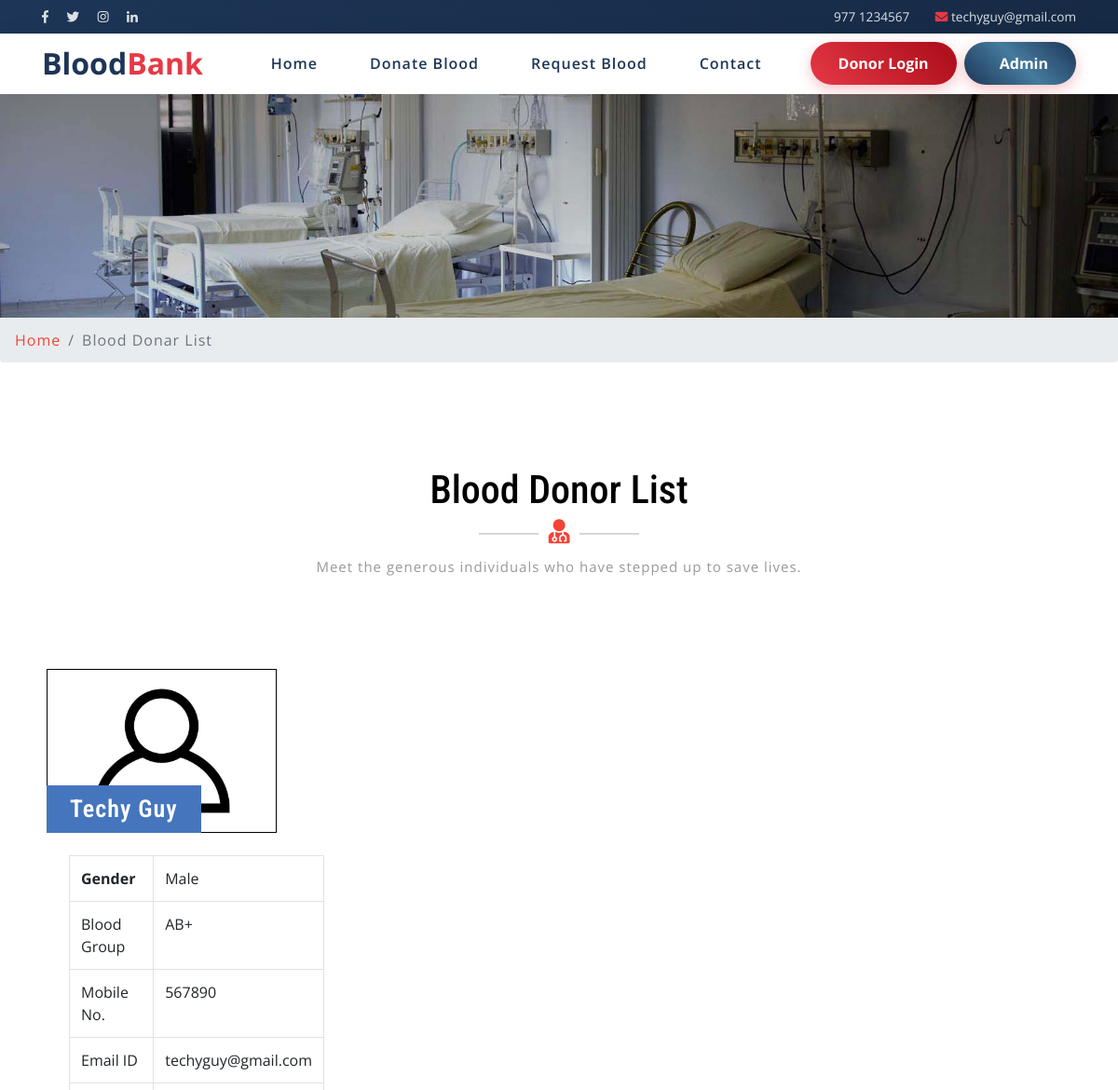
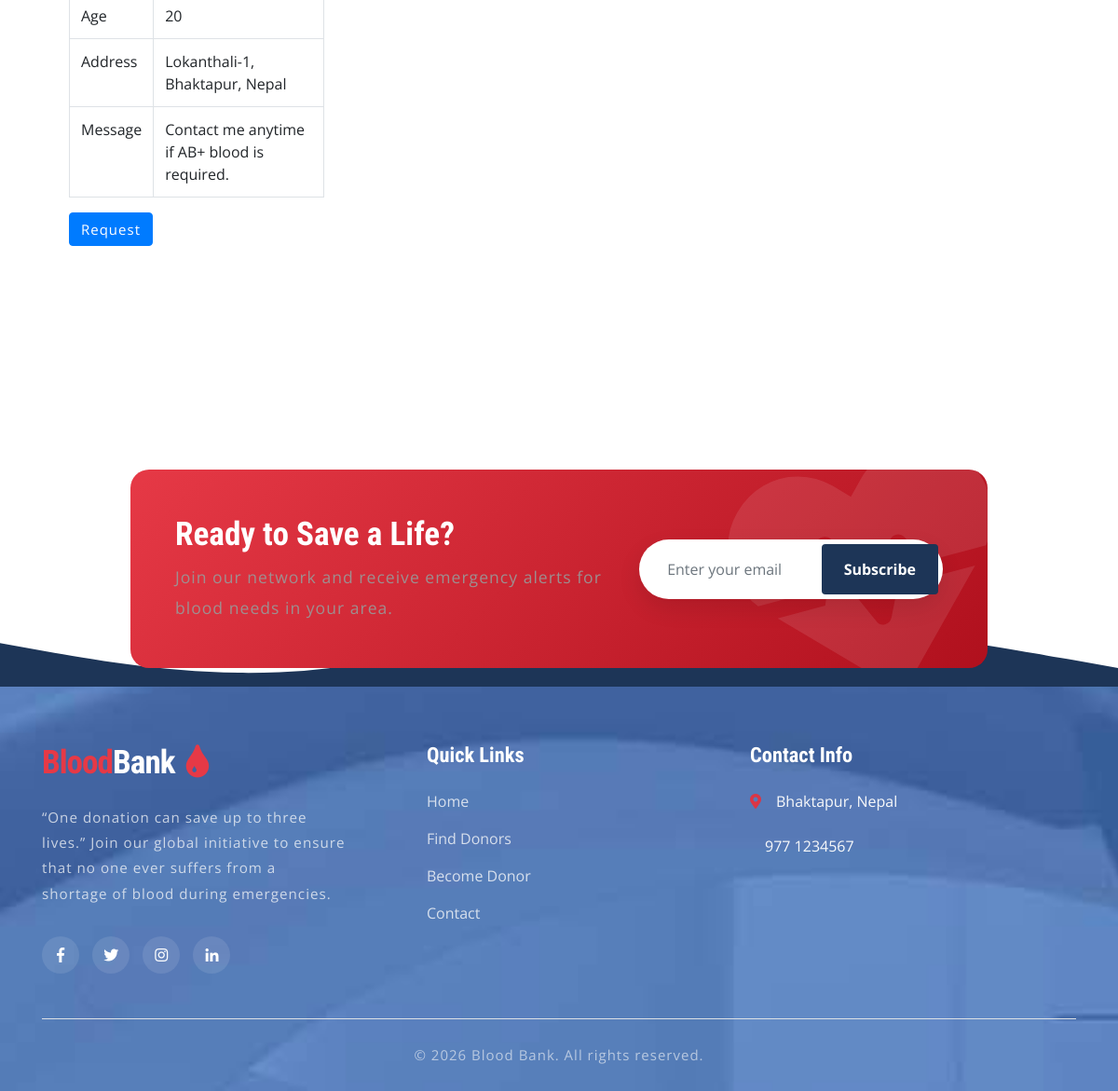
Page /donor-list.php on the committed database (2 pictures, top to bottom).
### tables this page shows
CREATE TABLE `tblcontactusinfo` (
  `id` int(11) NOT NULL,
  `Address` tinytext DEFAULT NULL,
  `EmailId` varchar(255) DEFAULT NULL,
  `ContactNo` char(11) DEFAULT NULL
);

CREATE TABLE `tblblooddonars` (
  `id` int(11) NOT NULL,
  `FullName` varchar(100) DEFAULT NULL,
  `MobileNumber` char(11) DEFAULT NULL,
  `EmailId` varchar(100) DEFAULT NULL,
  `Gender` varchar(20) DEFAULT NULL,
  `Age` int(11) DEFAULT NULL,
  `BloodGroup` varchar(20) DEFAULT NULL,
  `Address` varchar(255) DEFAULT NULL,
  `Message` mediumtext DEFAULT NULL,
  `PostingDate` timestamp NOT NULL DEFAULT current_timestamp(),
  `status` int(1) DEFAULT NULL,
  `Password` varchar(250) DEFAULT NULL
);

### donor-list.php (the view, shortened to what this page needs)
<?php
include('includes/config.php');
?>
<!DOCTYPE html>
<html lang="zxx">
<head>
	<link rel="stylesheet" href="css/bootstrap.css">
	<link rel="stylesheet" href="css/style.css" type="text/css" media="all" />
	<link rel="stylesheet" href="css/fontawesome-all.css">
</head>
<body>
	<?php include('includes/header.php');?>
	<div class="inner-banner-w3ls">
	</div>
	<div class="breadcrumb-agile">
		<div aria-label="breadcrumb">
			<ol class="breadcrumb">
				<li class="breadcrumb-item">
					<a href="index.php">Home</a>
				</li>
				<li class="breadcrumb-item active" aria-current="page">Blood Donar List</li>
			</ol>
		</div>
	</div>
	<div class="agileits-contact py-5">
		<div class="py-xl-5 py-lg-3">
			<div class="w3ls-titles text-center mb-5">
				<h3 class="title">Blood Donor List</h3>
				<span>
					<i class="fas fa-user-md"></i>
				</span>
				<p class="mt-2">Meet the generous individuals who have stepped up to save lives.</p>
			</div>
			<div class="d-flex">
				<div class="row package-grids mt-5" style="padding-left: 50px;">
				<?php
$status=1;
$sql = "SELECT * from tblblooddonars where status=:status";
$query = $dbh -> prepare($sql);
$query->bindParam(':status',$status,PDO::PARAM_STR);
$query->execute();
$results=$query->fetchAll(PDO::FETCH_OBJ);
if($query->rowCount() > 0)
{
foreach($results as $result)
{ ?>
				<div class="col-md-4 pricing">
					<div class="price-top">
							<img src="images/blood-donor.jpg" alt="Blood Donot" style="border:1px #000 solid" class="img-fluid" />
						<h3><?php echo htmlentities($result->FullName);?>
						</h3>
					</div>
					<div class="price-bottom p-4">
<table class="table table-bordered">
    <tbody>
      <tr>
        <th>Gender</th>
        <td><?php echo htmlentities($result->Gender);?></td>
      </tr>
      <tr>
        <td>Blood Group</td>
        <td><?php echo htmlentities($result->BloodGroup);?></td>
      </tr>
      <tr>
        <td>Mobile No.</td>
        <td><?php echo htmlentities($result->MobileNumber);?></td>
      </tr>
         <tr>
        <td>Email ID</td>
        <td><?php echo htmlentities($result->EmailId);?></td>
      </tr>
               <tr>
        <td>Age</td>
        <td><?php echo htmlentities($result->Age);?></td>
      </tr>
        <tr>
        <td>Address</td>
        <td><?php echo htmlentities($result->Address);?></td>
      </tr>
<tr>
        <td>Message</td>
        <td><?php echo htmlentities($result->Message);?></td>
      </tr>
    </tbody>
</table>
<a class="btn btn-primary" style="color:#fff"  href="contact-blood.php?cid=<?php echo $result->id;?>">Request</a>
					</div>
				</div><br>
			<?php }} ?>
			</div>
			</div>
		</div>
	</div>
	<?php include('includes/footer.php');?>
</body>
</html>

### includes/header.php (shortened to what this page needs)
<header>
    <div class="top-bar-innovative">
        <div class="container">
            <div class="row align-items-center">
                <div class="col-md-6 d-none d-md-block">
                    <ul class="list-inline m-0">
                        <li class="list-inline-item mr-3"><a href="#"><i class="fab fa-facebook-f"></i></a></li>
                        <li class="list-inline-item mr-3"><a href="#"><i class="fab fa-twitter"></i></a></li>
                        <li class="list-inline-item mr-3"><a href="#"><i class="fab fa-instagram"></i></a></li>
                        <li class="list-inline-item"><a href="#"><i class="fab fa-linkedin-in"></i></a></li>
                    </ul>
                </div>
                <?php
                $sql = "SELECT * from tblcontactusinfo";
                $query = $dbh->prepare($sql);
                $query->execute();
                $results = $query->fetchAll(PDO::FETCH_OBJ);
                if ($query->rowCount() > 0) {
                    foreach ($results as $result) { ?>
                <div class="col-md-6 text-center text-md-right">
                    <span class="mr-4"><i class="fas fa-phone-alt text-danger"></i> <?php echo $result->ContactNo; ?></span>
                    <span><i class="fas fa-envelope text-danger"></i> <a href="mailto:<?php echo $result->EmailId; ?>"><?php echo $result->EmailId; ?></a></span>
                </div>
                <?php }} ?>
            </div>
        </div>
    </div>
    <nav class="navbar navbar-expand-lg navbar-light innovative-header py-2">
        <div class="container">
            <a class="navbar-brand font-weight-bold" href="index.php">
                <span style="color:#1d3557;">Blood</span><span style="color:#e63946;">Bank</span>
                <i class="fas fa-tint ml-1"></i>
            </a>
            <div class="collapse navbar-collapse" id="navbarSupportedContent">
                <ul class="navbar-nav ml-auto align-items-center">
                    <li class="nav-item"><a class="nav-link" href="index.php">Home</a></li>
                    <li class="nav-item"><a class="nav-link" href="sign-up.php">Donate Blood</a></li>
                    <li class="nav-item"><a class="nav-link" href="search-donor.php">Request Blood</a></li>
                    <li class="nav-item"><a class="nav-link" href="contact.php">Contact</a></li>
                    <?php if (isset($_SESSION['donor_id'])) { ?>
                        <li class="nav-item dropdown">
                            <a class="nav-link dropdown-toggle" href="#" id="navbarDropdown" role="button" data-toggle="dropdown">
                                My Account
                            </a>
                            <div class="dropdown-menu shadow">
                                <a class="dropdown-item" href="donor-dashboard.php">Dashboard</a>
                                <a class="dropdown-item" href="donor-profile.php">Profile</a>
                                <div class="dropdown-divider"></div>
                                <a class="dropdown-item" href="logout.php">Logout</a>
                            </div>
                        </li>
                    <?php } else { ?>
                        <li class="nav-item ml-lg-4">
                            <a href="login.php" class="login-btn-innovative">Donor Login</a>
                        </li>
                        <li class="nav-item ml-lg-2">
                            <a href="admin/index.php" class="login-btn-innovative" style="background: linear-gradient(45deg, #1d3557, #457b9d, #1d3557) !important;">
                                <i class="fas fa-user-shield mr-1"></i> Admin
                            </a>
                        </li>
                    <?php } ?>
                </ul>
            </div>
        </div>
    </nav>
</header>

### includes/footer.php (shortened to what this page needs)
<div style="position: relative; overflow: hidden; margin-top: 120px;">
  <div class="container" style="position: relative; z-index: 10; margin-bottom: -80px;">
    <div class="row justify-content-center">
      <div class="col-lg-10">
        <div class="newsletter-card shadow-lg p-5" style="background: linear-gradient(135deg, #e63946, #b0101d); color: white; border-radius: 20px; position: relative; overflow: hidden;">
          <div style="position: absolute; top: -30px; right: -20px; opacity: 0.1; transform: rotate(-15deg);">
          </div>
          <div class="row align-items-center" style="position: relative; z-index: 2;">
            <div class="col-md-7 mb-4 mb-md-0 text-center text-md-left">
              <h2 class="font-weight-bold mb-2" style="font-size: 2.2rem;">Ready to Save a Life?</h2>
              <p class="m-0" style="opacity: 0.9; font-size: 1.1rem;">Join our network and receive emergency alerts for blood needs in your area.</p>
            </div>
            <div class="col-md-5">
              <form action="#" method="post" class="d-flex" style="background: white; border-radius: 50px; padding: 5px; box-shadow: 0 10px 25px rgba(0,0,0,0.1);">
                <input type="email" class="form-control border-0 bg-transparent" placeholder="Enter your email" required style="padding: 15px 25px; outline: none; box-shadow: none;">
                <button class="btn subscribe-btn rounded-pill px-4 font-weight-bold" type="submit" style="background-color: #1d3557; color: white; border: none;">Subscribe</button>
              </form>
            </div>
          </div>
        </div>
      </div>
    </div>
  </div>
  <footer style="background-color: #1d3557; color: #ffffff; position: relative; z-index: 1; padding-top: 60px;">
    <div class="w3ls-footer-grids pb-4">
      <div class="container">
        <div class="row">
          <div class="col-lg-4 col-md-6 mb-5 mb-lg-0">
            <h2 class="mb-4">
              <a href="index.php" class="text-white font-weight-bold" style="text-decoration: none; font-size: 2.2rem; letter-spacing: -1px;">
                <span style="color: #e63946;">Blood</span>Bank
                <i class="fas fa-tint ml-1" style="color: #e63946;"></i>
              </a>
            </h2>
            <p class="text-light pr-lg-4" style="line-height: 1.8; opacity: 0.75; font-size: 0.95rem;">
              “One donation can save up to three lives.” Join our global initiative to ensure that no one ever suffers from a shortage of blood during emergencies.
            </p>
            <div class="mt-4 pt-2">
              <a href="#" class="social-icon"><i class="fab fa-facebook-f"></i></a>
              <a href="#" class="social-icon"><i class="fab fa-twitter"></i></a>
              <a href="#" class="social-icon"><i class="fab fa-instagram"></i></a>
              <a href="#" class="social-icon"><i class="fab fa-linkedin-in"></i></a>
            </div>
          </div>
          <div class="col-lg-4 col-md-6 mb-5 mb-lg-0 pl-lg-5">
            <h3 class="mb-4 text-white font-weight-bold" style="font-size: 1.4rem;">Quick Links</h3>
            <ul class="list-unstyled mt-3">
                <li class="mb-3"><a href="index.php" class="text-light quick-link">Home</a></li>
                <li class="mb-3"><a href="search-donor.php" class="text-light quick-link">Find Donors</a></li>
                <li class="mb-3"><a href="sign-up.php" class="text-light quick-link">Become Donor</a></li>
                <li class="mb-3"><a href="contact.php" class="text-light quick-link">Contact</a></li>
            </ul>
          </div>
          <div class="col-lg-4 col-md-12">
            <h3 class="mb-4 text-white font-weight-bold" style="font-size: 1.4rem;">Contact Info</h3>
            <ul class="list-unstyled mt-3">
              <?php
              $sql = "SELECT * from tblcontactusinfo";
              $query = $dbh->prepare($sql);
              $query->execute();
              $results = $query->fetchAll(PDO::FETCH_OBJ);
              foreach ($results as $result) { ?>
                  <li class="mb-4 d-flex align-items-center">
                    <i class="fas fa-map-marker-alt mr-3 text-danger"></i>
                    <span class="text-light"><?php echo $result->Address; ?></span>
                  </li>
                  <li class="mb-4 d-flex align-items-center">
                    <span class="text-light"><?php echo $result->ContactNo; ?></span>
                  </li>
              <?php } ?>
            </ul>
          </div>
        </div>
        <div class="border-top mt-5 pt-4 text-center">
          <p class="text-light m-0" style="opacity: 0.6;">&copy; <span id="year"></span> Blood Bank. All rights reserved.</p>
        </div>
      </div>
    </div>
  </footer>
</div>

### css/style.css (style rules this page uses)
body { padding: 0; margin: 0; background: #FFF; font-family: 'Open Sans', sans-serif; }
body a { transition: 0.5s all; -webkit-transition: 0.5s all; -moz-transition: 0.5s all; -o-transition: 0.5s all; -ms-transition: 0.5s all; text-decoration: none; }
h1, h2, h3, h4, h5, h6 { margin: 0; padding: 0; font-family: 'Roboto Condensed', sans-serif; }
p { margin: 0; padding: 0; font-family: 'Open Sans', sans-serif; font-size: 15px; letter-spacing: 1px; line-height: 1.9; color: #999; }
ul, ol { margin: 0; padding: 0; }
.navbar-light .navbar-nav .nav-link { padding: 0; color: #fff; background: transparent; font-size: 16px; letter-spacing: 1px; }
a.navbar-brand { color: #f44336; font-size: 50px; padding: 0; }
.navbar-light .navbar-brand, .navbar-light .navbar-brand:hover, .navbar-light .navbar-brand:focus, .w3l-footer h2 a span { color: #f44336; }
a.navbar-brand span { color: #fff; }
a.navbar-brand i, .w3l-footer h2 a i { color: #fff; font-size: 22px; }
.form-control { border-radius: 0px }
h3.title { color: #000; font-size: 42px; }
.w3ls-titles span { position: relative; }
.w3ls-titles span:before { content: " "; background: #d6d6d6; width: 64px; height: 2px; position: absolute; top: 9px; left: -75px; }
.w3ls-titles span:after { content: " "; background: #d6d6d6; width: 64px; height: 2px; position: absolute; top: 9px; right: -75px; }
.w3ls-titles i { color: #f44336; font-size: 26px; margin-top: 5px; }
.pricing { -webkit-transition: all 0.5s; -moz-transition: all 0.5s; -o-transition: all 0.5s; -ms-transition: all 0.5s; transition: all 0.5s; }
.price-top { position: relative; }
.price-top h3 { font-size: 26px; color: #fff; position: absolute; background: #4575bd; padding: 10px 25px; bottom: 0; letter-spacing: 1px; text-align: center; font-weight: 600; }
.price-bottom { background: #fff; }
.price-bottom a { color: #999; letter-spacing: 1px; font-size: 15px; }
footer { background: url(../images/bg3.jpg) no-repeat center fixed; background-size: cover; -webkit-background-size: cover; -moz-background-size: cover; -o-background-size: cover; -moz-background-size: cover; }
.inner-banner-w3ls { background: url(../images/banner3.jpg) no-repeat center; background-size: cover; -webkit-background-size: cover; -moz-background-size: cover; -o-background-size: cover; -moz-background-size: cover; height: 20vw; }
.breadcrumb li a { color: #f44336; }
.breadcrumb li { letter-spacing: 1px; color: #000; }

### includes/header.php (style rules this page uses)
.innovative-header { position: sticky; top: 0; z-index: 999; background: rgba(255, 255, 255, 0.85) !important; backdrop-filter: blur(15px); box-shadow: 0 4px 30px rgba(0, 0, 0, 0.05); border-bottom: 1px solid rgba(255, 255, 255, 0.3); }
.top-bar-innovative { background: linear-gradient(90deg, #1d3557, #162a45); font-size: 0.85rem; padding: 8px 0; }
.top-bar-innovative p, .top-bar-innovative a, .top-bar-innovative span, .top-bar-innovative i { color: rgba(255,255,255,0.85) !important; transition: color 0.3s ease; }
.top-bar-innovative .text-danger { color: #e63946 !important; }
.navbar-brand { font-size: 2rem !important; position: relative; text-decoration: none !important; }
.navbar-brand i { color: #e63946; animation: heartbeat 1.5s infinite; display: inline-block; }
.navbar-nav .nav-item .nav-link { font-weight: 600 !important; color: #1d3557 !important; margin: 0 8px; position: relative; padding: 10px 20px !important; transition: all 0.3s ease; border-radius: 30px; z-index: 1; }
.navbar-nav .nav-item .nav-link::before { content: ''; position: absolute; top: 0; left: 0; right: 0; bottom: 0; background-color: rgba(230, 57, 70, 0.1); border-radius: 30px; z-index: -1; opacity: 0; transform: scale(0.8); transition: all 0.3s cubic-bezier(0.175, 0.885, 0.32, 1.275); }
.login-btn-innovative { background: linear-gradient(45deg, #e63946, #b0101d, #e63946); background-size: 200% auto; color: white !important; border-radius: 50px !important; padding: 12px 30px !important; font-weight: bold; transition: 0.5s; border: none !important; box-shadow: 0 5px 15px rgba(230, 57, 70, 0.3); text-decoration: none !important; }

### includes/footer.php (style rules this page uses)
.newsletter-card { transition: transform 0.4s ease; }
.social-icon { width: 40px; height: 40px; display: inline-flex; align-items: center; justify-content: center; background: rgba(255,255,255,0.1); color: white; border-radius: 50%; margin-right: 10px; transition: 0.3s; }
.quick-link { transition: 0.3s; text-decoration: none; opacity: 0.8; }

### rows in the picture
tblcontactusinfo: ContactNo "977 1234567", EmailId "techyguy@gmail.com", Address "Bhaktapur, Nepal"
tblblooddonars: FullName "Techy Guy", Gender "Male", BloodGroup "AB+", MobileNumber "567890", EmailId "techyguy@gmail.com", Age "20", Address "Lokanthali-1, Bhaktapur, Nepal", Message "Contact me anytime if AB+ blood is required."
